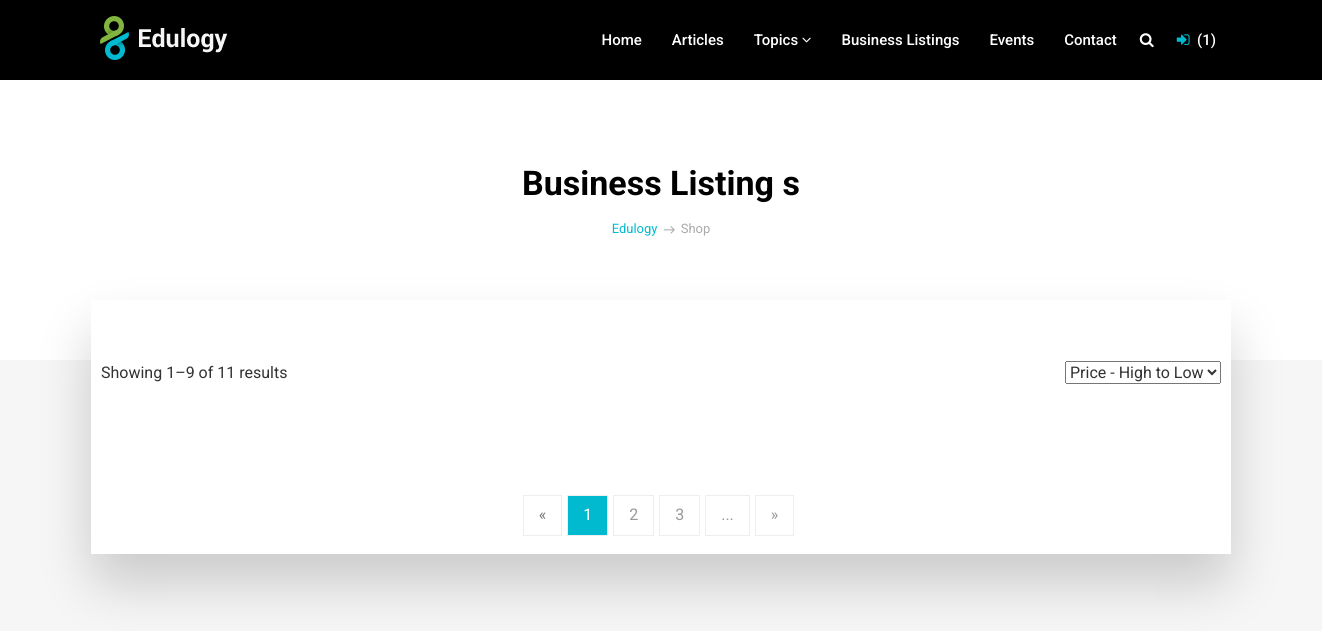
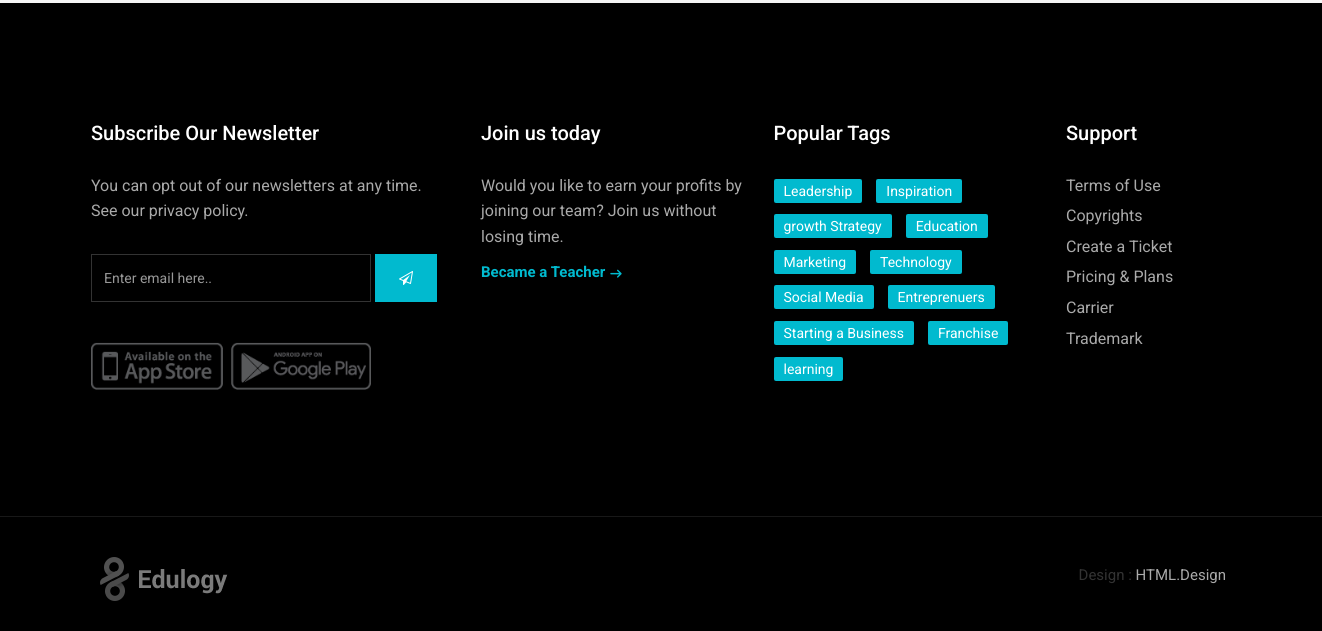
Page /business-listings/ on the earlier database version (2 pictures, top to bottom).
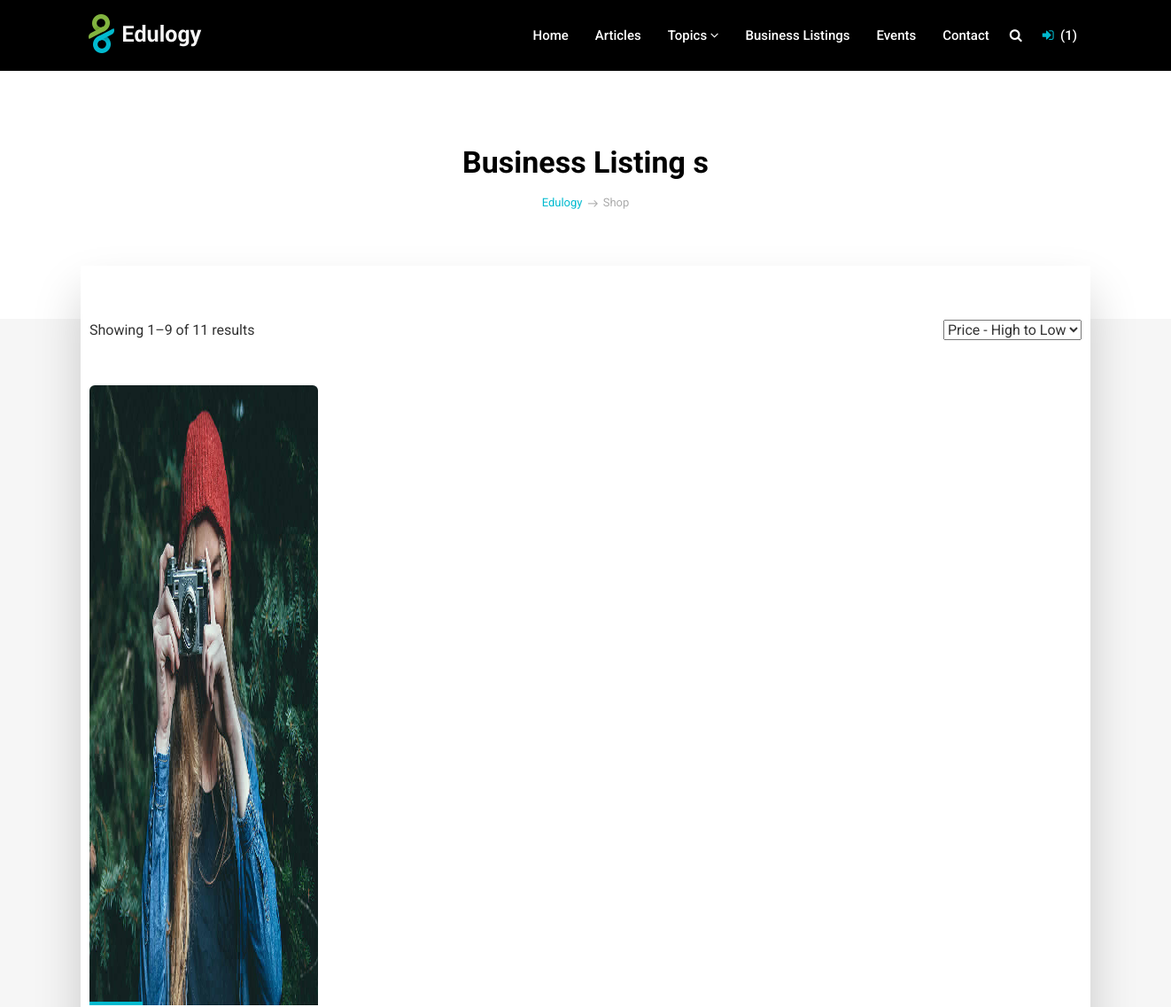
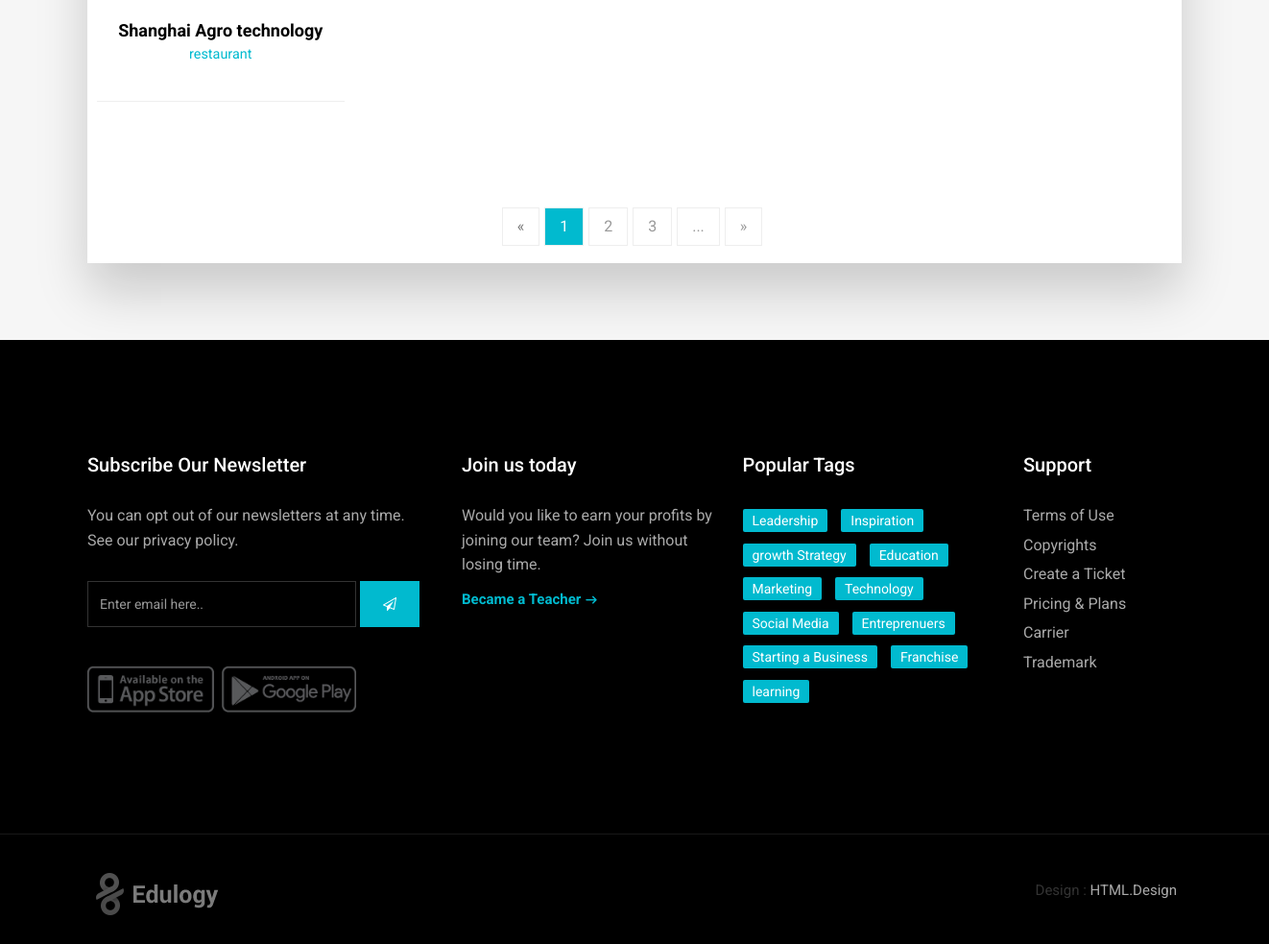
Same page on the later database version (2 pictures, top to bottom).
### listing/models.py (models this page shows, shortened)
class Listing(models.Model):
    user = models.ForeignKey(settings.AUTH_USER_MODEL,  on_delete=models.CASCADE)
    logo = models.ImageField(upload_to='listing-logo/', blank=True)
    company_name = models.CharField(max_length=250, blank=False, unique=True)
    slug = models.SlugField(max_length=200,unique=True)
    segment = models.ForeignKey(Listing_category, on_delete=models.CASCADE, default=1, )
    phone_number = models.IntegerField()
    email = models.EmailField(max_length=100)
    street = models.CharField(max_length=100, blank=False)
    city = models.CharField(max_length=100,blank=False)
    country = CountryField(blank_label='(select country)')
    description = models.TextField(max_length=1000, blank=False)
    images = models.ImageField(upload_to='listing-images', blank=False)
    class Meta:
        ordering =['company_name']
        verbose_name = 'listing_list'

class Listing_category(models.Model):
    name = models.CharField(max_length=250, blank=True)
    slug = models.SlugField(max_length=250)
    class Meta:
        ordering =['name']
        verbose_name = 'listing_category'
    def __str__(self):
        return self.name

### listing/views.py (the view)
# urls.py: path('business-listings/',views.Listing_list, name='listing_home'),
def Listing_list(request):
    instance = Listing.objects.all()
    categories = Category.objects.all()
    listing_categories = Listing_category.objects.all()
    content ={
        'instance':instance,
        'listing_categories':listing_categories,
        'categories':categories,
    }
    return render(request,'listing/business_listing.html',content)

### templates/listing/business_listing.html (shortened to what this page needs)
{% extends 'base.html' %}
{% load thumbnail %}
{% block content %}
        <section class="section lb p120">
            <div class="container">
                <div class="row">
                    <div class="col-md-12">
                        <div class="tagline-message page-title text-center">
                            <h3>Business Listing s</h3>
                            <ul class="breadcrumb">
                                <li><a href="javascript:void(0)">Edulogy</a></li>
                                <li class="active">Shop</li>
                            </ul>
                        </div>
                    </div>
                </div>
            </div>
        </section>
        <section class="section gb nopadtop">
            <div class="container">
                <div class="boxed boxedp4">
                    <div class="shop-top">
                        <div class="clearfix">
                            <div class="pull-left">
                                <p> Showing 1–9 of 11 results</p>
                            </div>
                            <div class="pull-right">
                            <select class="selectpicker">
                                <option>Price - High to Low</option>
                            </select>
                            </div>
                        </div>
                    </div>
                    <div class="row blog-grid shop-grid">
                         {% for Listing in instance %}
                        <div class="col-md-3">
                            <div class="course-box shop-wrapper">
                                <div class="image-wrap entry">
                                   {% thumbnail Listing.logo "250x250" crop="center" as im %}
                                <img src="{{ im.url }}" width="{{ im.width }}" height="{{ im.height }}">
                                {% endthumbnail %}
                                </div>
                                <div class="course-details shop-box text-center">
                                    <h4>
                                        <a href="shop-single.html" title="">{{ Listing.company_name}}</a>
                                        <small>{{ Listing.segment }}</small>
                                    </h4>
                                </div>
                            </div><hr>
                        </div>
                         {% endfor %}
                    </div>
                    <div class="row text-center">
                        <div class="col-md-12">
                            <ul class="pagination">
                                <li class="disabled"><a href="javascript:void(0)">&laquo;</a></li>
                                <li class="active"><a href="javascript:void(0)">1</a></li>
                                <li><a href="javascript:void(0)">2</a></li>
                                <li><a href="javascript:void(0)">3</a></li>
                                <li><a href="javascript:void(0)">...</a></li>
                                <li><a href="javascript:void(0)">&raquo;</a></li>
                            </ul>
                        </div>
                    </div>
                </div>
            </div>
        </section>
      {% endblock %}

### templates/base.html (shortened to what this page needs)
{% load static %}
<!doctype html>
 <html class="no-js " lang="en">
<head>
	<link rel="stylesheet" href="{% static 'css/bootstrap.min.css' %}">
    <link rel="stylesheet" href="{% static 'css/font-awesome.min.css' %}">
    <link rel="stylesheet" href="{% static 'css/carousel.css' %}">
    <link rel="stylesheet" href="{% static 'css/animate.css' %}">
    <link rel="stylesheet" href="{% static 'style.css' %}">
</head>
<body>
    <div id="wrapper">
        <header class="header affix">
            <div class="container">
                <nav class="navbar navbar-default yamm">
                    <div class="navbar-header">
                        <div class="logo-normal">
                            <a class="navbar-brand" href="index.html"><img src="{% static 'images/logo.png' %}" alt=""></a>
                        </div>
                    </div>
                    <div id="navbar" class="navbar-collapse collapse">
                        <ul class="nav navbar-nav navbar-right">
                          <li><a href="{% url 'home' %}">Home</a></li>
                          <li><a href="{% url 'articles_list' %}">Articles</a></li>
                            <li class="dropdown hassubmenu">
                                <a href="#" class="dropdown-toggle" data-toggle="dropdown" role="button" aria-expanded="false">Topics <span class="fa fa-angle-down"></span></a>
                            </li>
                            <li><a href="{% url 'listing_home' %}">Business Listings</a></li>
                            <li><a href="{% url 'events' %}">Events</a></li>
                            <li><a href="{% url 'contact' %}">Contact</a></li>
                            <li class="iconitem"><a href="#" data-toggle="modal" data-target="#login-modal"><i class="fa fa-search"></i></a></li>
                            <li class="dropdown hassubmenu iconitem">
                                <a href="#" class="dropdown-toggle shopicon" data-toggle="dropdown" role="button" aria-expanded="false"><i class="fa fa-sign-in"></i> &nbsp;(1) </a>
                            </li>
                        </ul>
                    </div>
                </nav>
            </div>
        </header>
<br><br><br>
        {% block content %}
        {% endblock %}
        <footer class="section footer noover">
            <div class="container">
                <div class="row">
                    <div class="col-lg-4 col-md-4">
                        <div class="widget clearfix">
                            <h3 class="widget-title">Subscribe Our Newsletter</h3>
                            <div class="newsletter-widget">
                                <p>You can opt out of our newsletters at any time.<br> See our <a href="#">privacy policy</a>.</p>
                                <form class="form-inline" role="search">
                                    <div class="form-1">
                                        <input type="text" class="form-control" placeholder="Enter email here..">
                                        <button type="submit" class="btn btn-primary"><i class="fa fa-paper-plane-o"></i></button>
                                    </div>
                                </form>
                                <img src="images/payments.png" alt="" class="img-responsive">
                            </div>
                        </div>
                    </div>
                    <div class="col-lg-3 col-md-3">
                        <div class="widget clearfix">
                            <h3 class="widget-title">Join us today</h3>
                            <p>Would you like to earn your profits by joining our team? Join us without losing time.</p>
                            <a href="#" class="readmore">Became a Teacher</a>
                        </div>
                    </div>
                    <div class="col-lg-3 col-md-3">
                        <div class="widget clearfix">
                            <h3 class="widget-title">Popular Tags</h3>
                            <div class="tags-widget">
                                <ul class="list-inline">
                                    <li><a href="#">Leadership</a></li>
                                    <li><a href="#">Inspiration</a></li>
                                    <li><a href="#">growth Strategy</a></li>
                                    <li><a href="#">Education</a></li>
                                    <li><a href="#">Marketing</a></li>
                                    <li><a href="#">Technology</a></li>
                                    <li><a href="#">Social Media</a></li>
                                    <li><a href="#">Entreprenuers</a></li>
                                    <li><a href="#">Starting a Business</a></li>
                                    <li><a href="#">Franchise</a></li>
                                    <li><a href="#">learning</a></li>
                                </ul>
                            </div>
                        </div>
                    </div>
                    <div class="col-lg-2 col-md-2">
                        <div class="widget clearfix">
                            <h3 class="widget-title">Support</h3>
                            <div class="list-widget">
                                <ul>
                                    <li><a href="#">Terms of Use</a></li>
                                    <li><a href="#">Copyrights</a></li>
                                    <li><a href="#">Create a Ticket</a></li>
                                    <li><a href="#">Pricing & Plans</a></li>
                                    <li><a href="#">Carrier</a></li>
                                    <li><a href="#">Trademark</a></li>
                                </ul>
                            </div>
                        </div>
                    </div>
                </div>
            </div>
        </footer>
        <div class="copyrights">
            <div class="container">
                <div class="clearfix">
                    <div class="pull-left">
                        <div class="cop-logo">
                            <a href="#"><img src="images/logo.png" alt=""></a>
                        </div>
                    </div>
                    <div class="pull-right">
                        <div class="footer-links">
                            <ul class="list-inline">
                                <li>Design : <a href="https://html.design">HTML.Design</a></li>
                            </ul>
                        </div>
                    </div>
                </div>
            </div>
        </div>
    </div>
</body>
</html>

Differences in the rows shown:
added Listing: company_name "Shanghai Agro technology", segment "restaurant"
